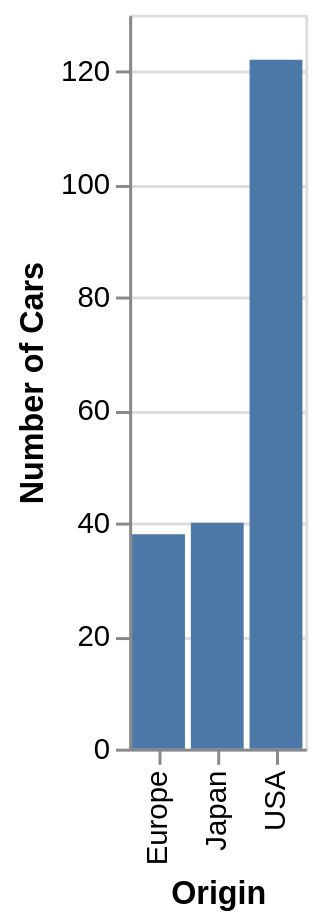

Describe this chart as a Vega-Lite specification.
### Vega-Lite specification from a JSON file in a GitHub repository (floating-point values rounded to 4 significant figures; data arrays with more than 128 entries replaced by an {"elided": "..."} marker saying what was removed)
{"$schema": "https://vega.github.io/schema/vega-lite/v6.json", "width": "container", "height": 250, "data": {"values": {"elided": "200 records"}}, "mark": "bar", "encoding": {"x": {"field": "Origin"}, "y": {"aggregate": "count", "title": "Number of Cars"}}}
